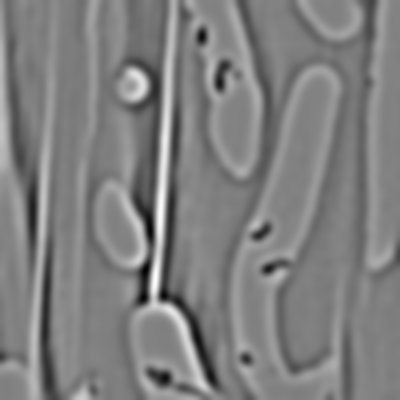
#> input picture EXAMS/2023/data/wood_LoG.tif, 400 x 400 px
$ jupyter execute 2023_ex_1.ipynb   (shell and % lines are left out)
#> lines starting #> are read from the running program, lines starting #| are printed output that depends on the picture; long printed decimals are rounded
[cell 1]
from skimage import io
import numpy as np
import matplotlib.pyplot as plt
import numpy as np
import matplotlib.pyplot as plt
import skimage
from scipy.ndimage import convolve
from scipy.ndimage import gaussian_filter1d, gaussian_filter, gaussian_gradient_magnitude
import numpy as np
import matplotlib.pyplot as plt
from scipy.ndimage import convolve
from skimage.io import imread

im_procesed = io.imread('data/wood_LoG.tif', as_gray=True)
#> im_procesed is the input picture: shape (400, 400) float32; min -2.26, max 2.23, mean -0.00396
im = io.imread('data/wood.png', as_gray=True).astype(np.float64)
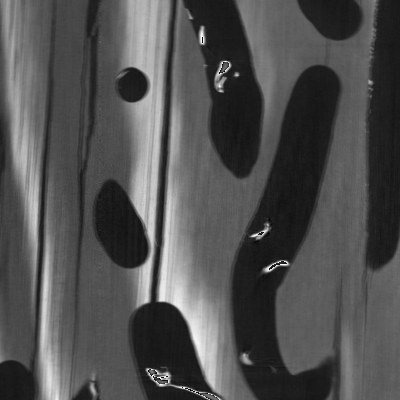
#> input picture EXAMS/2023/data/wood.png, 400 x 400 px
#> im: shape (400, 400) float64; min 0, max 255, mean 80.5


# visualize the image
fig, ax = plt.subplots(1, 2, figsize=(10, 5))
ax[0].imshow(im, cmap='gray')
ax[0].set_title('Original Image')
ax[0].axis('off')
ax[1].imshow(im_procesed, cmap='gray')
ax[1].set_title('Processed Image')
ax[1].axis('off')
plt.tight_layout()
plt.show()
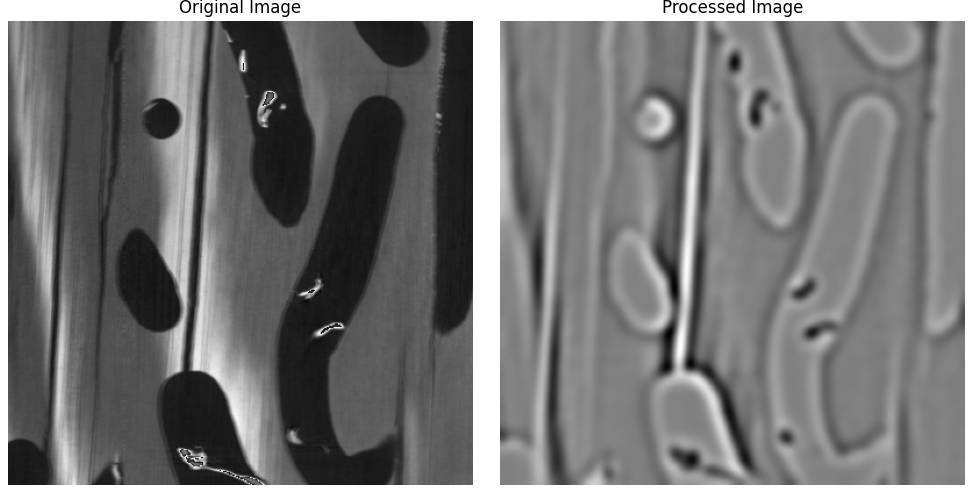
#> figure drawn by matplotlib, 2 panels

[cell 2]
import numpy as np
import matplotlib.pyplot as plt
from scipy.ndimage import convolve

# [69 lines left out: functions get_gaussian_kernels, get_gaussian_second_derivative, convolve_columns, convolve_rows, not called in this run]

class GaussianFilterChain:
    """
    A class for applying and chaining Gaussian filtering operations.

    This allows for flexible specification of filtering sequences and
    provides plotting capabilities.
    """

    # [64 lines left out: functions __init__, apply_operation, not called in this run]

    def gaussian(self, direction, std_dev, label=None):
        """Apply Gaussian smoothing."""
        return self.apply_operation('gaussian', direction, std_dev, label)

    def derivative(self, direction, std_dev, label=None):
        """Apply first-order Gaussian derivative."""
        return self.apply_operation('derivative', direction, std_dev, label)

    def second_derivative(self, direction, std_dev, label=None):
        """Apply second-order Gaussian derivative."""
        return self.apply_operation('second_derivative', direction, std_dev, label)

    # [25 lines left out: function laplacian_of_gaussian, not called in this run]

    def get_result(self):
        """Get the current filtered image."""
        return self.current_image

    def get_history(self):
        """Get the complete history of operations."""
        return self.history

    # [172 lines left out: functions plot_history, plot_history_2, plot_result, filter_type_a, filter_type_b, filter_type_c and 2 more, not called in this run]

[cell 3]
import numpy as np
from skimage import io
from sklearn.metrics import mean_squared_error
from scipy.ndimage import convolve

def get_gaussian_kernels(s):
    t = s**2
    r = np.ceil(4 * s)
    x = np.arange(-r, r + 1).reshape(-1, 1)
    g = np.exp(-x**2 / (2 * t))
    g = g / np.sum(g)
    return g

def get_gaussian_second_derivative(s):
    t = s**2
    r = np.ceil(4 * s)
    x = np.arange(-r, r + 1).reshape(-1, 1)
    g = np.exp(-x**2 / (2 * t))
    g = g / np.sum(g)
    d2g = (x**2 / t**2 - 1 / t) * g
    return d2g

def laplacian_of_gaussian(image, std_dev):
    """Apply Laplacian of Gaussian to image"""
    g = get_gaussian_kernels(std_dev).flatten()
    d2g = get_gaussian_second_derivative(std_dev).flatten()

    # ∂²I/∂x²: second derivative in x, smoothing in y
    temp1 = convolve(image, d2g.reshape(1, -1))  # rows
    result1 = convolve(temp1, g.reshape(-1, 1))  # columns

    # ∂²I/∂y²: smoothing in x, second derivative in y
    temp2 = convolve(image, g.reshape(1, -1))    # rows
    result2 = convolve(temp2, d2g.reshape(-1, 1)) # columns

    return result1 + result2

# Load images
im_processed = io.imread('data/wood_LoG.tif', as_gray=True)
im = io.imread('data/wood.png', as_gray=True).astype(np.float64)

# Test sigma values
sigma_values = [0.0, 1.2, 2.0, 2.4, 3.3, 4.8, 5.5, 6.4, 8.3, 13.4, 22.8, 30.3]
sigma_labels = ['a', 'b', 'c', 'd', 'e', 'f', 'g', 'h', 'i', 'j', 'k', 'l']

results = []

print("Testing sigma values...")
for i, sigma in enumerate(sigma_values):
    if sigma == 0.0:
        print(f"({sigma_labels[i]}) σ = {sigma:.1f}: Skipped")
        continue

    # Compute LoG
    log_result = laplacian_of_gaussian(im, sigma)

    # Normalize both images
    log_norm = (log_result - log_result.min()) / (log_result.max() - log_result.min())
    processed_norm = (im_processed - im_processed.min()) / (im_processed.max() - im_processed.min())

    # Calculate MSE
    mse = mean_squared_error(processed_norm.flatten(), log_norm.flatten())
    results.append((sigma_labels[i], sigma, mse))

    print(f"({sigma_labels[i]}) σ = {sigma:.1f}: MSE = {mse:.6f}")
#> this loop made 12 passes
#> mse on passes 2 to 12: 0.0119, 0.0348, 0.0214, 0.00506, 0.000418, 4.43e-16, 0.00133, 0.00378, 0.0143, 0.0277, 0.0326
#| (b) σ = 1.2: MSE = 0.0119
#| (c) σ = 2.0: MSE = 0.03484
#| (d) σ = 2.4: MSE = 0.02138
#| (e) σ = 3.3: MSE = 0.005061
#| (f) σ = 4.8: MSE = 0.000418
#| (g) σ = 5.5: MSE = 0
#| (h) σ = 6.4: MSE = 0.001335
#| (i) σ = 8.3: MSE = 0.003782
#> (further printed lines are left out)
#> pass 2, in laplacian_of_gaussian, `temp1 = convolve(image, d2g.reshape(1, -1))`:
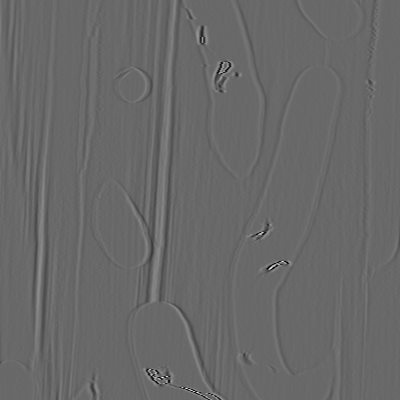
#> temp1: shape (400, 400) float64; min -54.39, max 77.67, mean 0; drawn with min black and max white
#> pass 2, in laplacian_of_gaussian, `result1 = convolve(temp1, g.reshape(-1, 1))`:
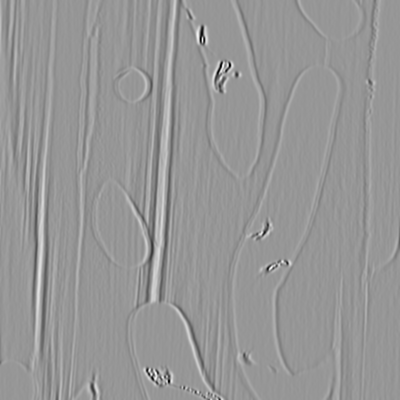
#> result1: shape (400, 400) float64; min -36.55, max 25.3, mean 0; drawn with min black and max white
#> pass 2, in laplacian_of_gaussian, `result2 = convolve(temp2, d2g.reshape(-1, 1))`:
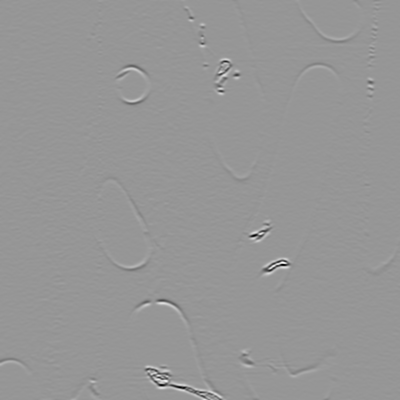
#> result2: shape (400, 400) float64; min -49.76, max 34.62, mean 0; drawn with min black and max white
#> after the loop, results = [('b', 1.2, 0.0119), ('c', 2, 0.0348), ('d', 2.4, 0.0214), ('e', 3.3, 0.00506), ('f', 4.8, 0.000418), ('g', 5.5, 4.43e-16), ('h', 6.4, 0.00133), ('i', 8.3, 0.00378), ('j', 13.4, 0.0143), ('k', 22.8, 0.0277), ('l', 30.3, 0.0326)]

# Find best match
best = min(results, key=lambda x: x[2])
#> best = ('g', 5.5, 4.43e-16)
print(f"\nBEST MATCH: ({best[0]}) σ = {best[1]:.1f} with MSE = {best[2]:.6f}")
#| BEST MATCH: (g) σ = 5.5 with MSE = 0
print(f"Answer: {best[0]}")
#| Answer: g
